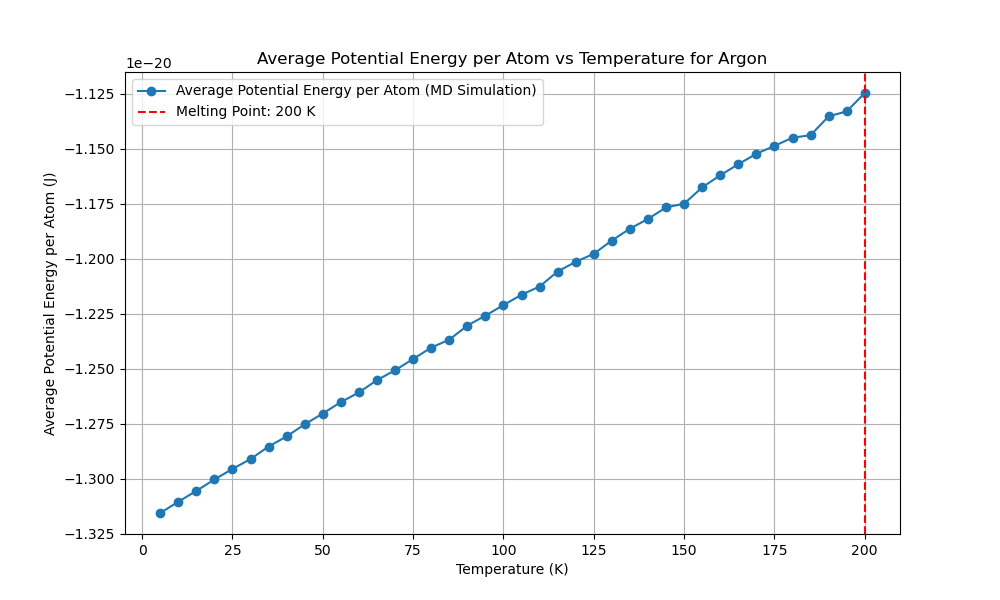

Generate this figure with Python:
import numpy as np
import matplotlib.pyplot as plt
from scipy.optimize import minimize
from multiprocessing import Pool
import time
from reportlab.lib.pagesizes import letter
from reportlab.pdfgen import canvas
from tqdm import tqdm
from numba import njit, prange
import logging
import os

# Get the directory of the current script
script_dir = os.path.dirname(os.path.abspath(__file__))
script_base_name = os.path.splitext(os.path.basename(__file__))[0]

# Set up logging with the script's base name and directory
log_file_path = os.path.join(script_dir, f'{script_base_name}.log')
logging.basicConfig(filename=log_file_path, 
            level=logging.INFO, format='%(asctime)s:%(levelname)s:%(message)s')

EPSILON = 1.654017502e-21  
SIGMA = 3.405e-10  
MASS = 6.63e-26  
K_B = 1.38e-23 

def create_fcc_lattice(a, n):
    """Create an FCC lattice."""
    base = np.array([[0, 0, 0],
                     [0.5, 0.5, 0], [0.5, 0, 0.5], [0, 0.5, 0.5]])
    positions = np.zeros((n**3 * 4, 3))
    index = 0
    for x in range(n):
        for y in range(n):
            for z in range(n):
                offset = np.array([x, y, z])
                for b in base:
                    positions[index] = (offset + b) * a
                    index += 1
    return positions

@njit
def lennard_jones(r2):
    """Calculate the Lennard-Jones potential and force."""
    r6 = (SIGMA ** 2 / r2) ** 3
    r12 = r6 ** 2
    potential = 4 * EPSILON * (r12 - r6)
    force = 24 * EPSILON * (2 * r12 - r6) / r2
    return potential, force

@njit
def apply_pbc(position, box_length):
    """Apply periodic boundary conditions."""
    return position - box_length * np.round(position / box_length)

@njit
def custom_norm(arr, axis=1):
    """Compute the norm along a specified axis."""
    if axis == 1:
        return np.sqrt(np.sum(arr**2, axis=1))
    elif axis == 0:
        return np.sqrt(np.sum(arr**2, axis=0))
    else:
        raise ValueError("Invalid axis")

@njit(parallel=True)
def compute_forces(positions, box_length):
    """Compute forces using Lennard-Jones potential with PBC."""
    N = len(positions)
    forces = np.zeros_like(positions)
    potential_energy = 0.0

    for i in prange(N):
        for j in range(i + 1, N):
            r_vec = apply_pbc(positions[i] - positions[j], box_length)
            r2 = np.dot(r_vec, r_vec)
            if r2 < (2.5 * SIGMA) ** 2:
                potential, force = lennard_jones(r2)
                f = force * r_vec
                forces[i] += f
                forces[j] -= f
                potential_energy += potential
                
    return forces, potential_energy

@njit
def velocity_verlet_adaptive(positions,
            velocities, forces, dt, box_length, max_force_threshold=1e-9):
    """Velocity-Verlet integration with adaptive time step."""
    new_positions = positions + velocities * dt + 0.5 * forces * dt**2 / MASS
    new_positions = apply_pbc(new_positions, box_length)
    new_forces, _ = compute_forces(new_positions, box_length)
    max_force = np.max(custom_norm(new_forces, axis=1))
    
    if max_force > max_force_threshold:
        dt = max(0.9 * dt * (max_force_threshold / max_force)**0.5, 1e-16)
    
    new_velocities = velocities + 0.5 * (forces + new_forces) * dt / MASS
    return new_positions, new_velocities, new_forces, dt

@njit
def standard_verlet_adaptive(positions,
    velocities, forces, dt, box_length, max_force_threshold=1e-9):
    """Standard Verlet integration with adaptive time step."""
    new_positions = positions + velocities * dt + 0.5 * forces * dt**2 / MASS
    new_positions = apply_pbc(new_positions, box_length)
    new_forces, _ = compute_forces(new_positions, box_length)
    max_force = np.max(custom_norm(new_forces, axis=1))

    if max_force > max_force_threshold:
        dt = max(0.9 * dt * (max_force_threshold / max_force)**0.5, 1e-16)

    new_velocities = velocities + new_forces * dt / MASS
    return new_positions, new_velocities, new_forces, dt

@njit
def leapfrog_verlet_adaptive(positions,
    velocities, forces, dt, box_length, max_force_threshold=1e-9):
    """Leapfrog Verlet integration with adaptive time step."""
    half_dt = 0.5 * dt
    velocities_half = velocities + forces * half_dt / MASS
    new_positions = positions + velocities_half * dt
    new_positions = apply_pbc(new_positions, box_length)
    new_forces, _ = compute_forces(new_positions, box_length)
    max_force = np.max(custom_norm(new_forces, axis=1))

    if max_force > max_force_threshold:
        dt = max(0.9 * dt * (max_force_threshold / max_force)**0.5, 1e-16)

    new_velocities = velocities_half + new_forces * half_dt / MASS
    return new_positions, new_velocities, new_forces, dt




def adaptive_equilibration(positions, velocities, forces, dt, box_length,
                           verlet_algorithm, initial_equilibration_window=500,
                           initial_threshold=5e-22, min_threshold=5e-25,
                           max_threshold=5e-20, max_steps=100000):
    """Perform adaptive equilibration with dynamic threshold and window adjustment."""
    equilibration_steps = 0
    window_size = initial_equilibration_window
    recent_potential_energies = np.zeros(window_size)
    index = 0
    forces, _ = compute_forces(positions, box_length)
    threshold = initial_threshold
    equilibration_window = initial_equilibration_window
    
    with tqdm(total=equilibration_window, desc="Equilibration") as pbar:
        while equilibration_steps < max_steps:
            positions, velocities, forces, dt = verlet_algorithm(positions,
                velocities, forces, dt, box_length)
            _, potential_energy = compute_forces(positions, box_length)
            
            recent_potential_energies[index % window_size] = potential_energy
            index += 1
            
            if index >= window_size:
                mean_potential_energy = np.mean(recent_potential_energies)
                std_potential_energy = np.std(recent_potential_energies)
                logging.info(f"((len(recent_p_energies) > equiwindow)) STD: {std_potential_energy:.5e}, MEAN: {mean_potential_energy:.5e}")

                # Dynamically adjust the threshold based on the standard deviation
                if std_potential_energy > threshold:
                    threshold = min(threshold * 1.5, max_threshold)
                    new_window_size = min(int(window_size * 1.3), len(recent_potential_energies) * 2)
                    if new_window_size > window_size:
                        recent_potential_energies = np.resize(recent_potential_energies, new_window_size)
                        window_size = new_window_size
                    logging.info(f"((std_potential_energy > threshold)) threshold: {threshold:.5e}, MEAN: {mean_potential_energy:.5e}")
                else:
                    threshold = max(threshold * 0.98, min_threshold)
                    logging.info(f"((std_potential_energy < threshold)) threshold: {threshold:.5e}, MEAN: {mean_potential_energy:.5e}")

                if std_potential_energy < threshold and np.abs(potential_energy - mean_potential_energy) < threshold:
                    logging.info(f"Equilibration completed in {equilibration_steps} steps with dt={dt:.2e}")
                    break
                
                pbar.update(1)
            equilibration_steps += 1
            if equilibration_steps % 1000 == 0:
                logging.info(f"Step {equilibration_steps}: Potential Energy = {potential_energy:.5e}, dt = {dt:.2e}")
    
    return positions, velocities, forces, dt, equilibration_steps




def run_md_for_temperature(T, seed, verlet_algorithm,
                           dt, sampling_steps=60000):
    """Run MD simulation for a single temperature using the specified Verlet algorithm."""
    np.random.seed(seed)
    a = 5.26e-10  # Initial guess for the lattice parameter
    n = 3  # Number of unit cells in each dimension
    positions = create_fcc_lattice(a, n)
    box_length = n * a  # Length of the simulation box
    N = len(positions)
    
   
    velocities = np.random.randn(N, 3) * np.sqrt(K_B * 5 / MASS)
    forces, _ = compute_forces(positions, box_length)

    # Rescale velocities to the desired temperature
    current_temperature = np.sum(MASS * np.sum(velocities**2, axis=1)) / (3 * N * K_B)
    scale_factor = np.sqrt(T / current_temperature)
    velocities *= scale_factor

    # Adaptive equilibration
    positions, velocities, forces, dt, equilibration_steps = adaptive_equilibration(
        positions, velocities, forces,
        dt, box_length, verlet_algorithm)

    logging.info(f"Equilibration steps: {equilibration_steps}")

    print(f"Equilibration steps: {equilibration_steps}")

    potential_energy = 0
    initial_total_energy = 0
    count = 0
    total_energy_drift = 0

    with tqdm(total=sampling_steps, desc="Progress") as pbar:
        potential_energy = 0
        count = 0
        total_energy_drift = 0
        initial_total_energy = None
    
        for step in range(sampling_steps):
            positions, velocities, forces, dt = verlet_algorithm(
                positions, velocities, forces, dt, box_length
            )
            kinetic_energy = 0.5 * MASS * np.sum(velocities**2)
            _, potential_energy_step = compute_forces(positions, box_length)
            total_energy = kinetic_energy + potential_energy_step
            potential_energy += potential_energy_step
    
            if step == 0:
                initial_total_energy = total_energy
    
            total_energy_drift += abs(total_energy - initial_total_energy)
            count += 1
            pbar.update(1)
            if step % 1000 == 0:
                logging.info(f"Step {step}: Kinetic Energy = {kinetic_energy:.5e}, Potential Energy = {potential_energy_step:.5e}, Total Energy = {total_energy:.5e}")
        
        average_potential_energy = potential_energy / count / N  
        energy_drift = total_energy_drift / count
    
    return dt, average_potential_energy, energy_drift

def potential_energy_for_lattice(a):
    """Calculate potential energy for a given lattice parameter."""
    positions = create_fcc_lattice(a, 3)
    box_length = 3 * a
    _, potential_energy = compute_forces(positions, box_length)
    return potential_energy

def optimize_lattice_parameter():
    """Optimize the lattice parameter."""
    initial_guesses = np.linspace(5e-10, 6e-10, 1000)
    results = [minimize(potential_energy_for_lattice,
                        [guess], bounds=[(5e-10, 6e-10)]) for
               guess in initial_guesses]
    best_result = min(results, key=lambda x: x.fun)
    return best_result.x[0]

def test_time_steps(T, seed, verlet_algorithm,
                    time_steps, sampling_steps=60000):
    """Test different time steps."""
    with Pool(16) as pool:
        args = [(T, seed, verlet_algorithm,
                 dt, sampling_steps) for dt in time_steps]
        results = pool.starmap(run_md_for_temperature, args)
    return results

def run_preliminary_steps_parallel(temperatures, seeds,
                   verlet_algorithms, algorithm_names, 
               time_steps, preliminary_steps):
    """Run preliminary steps sequentially."""
    results = []
    for alg in verlet_algorithms:
        alg_results = []
        for T, seed, dt in zip(temperatures, seeds, time_steps):
            result = run_md_for_temperature(T, seed, alg,
                                            dt, preliminary_steps)
            alg_results.append(result)
        results.append(alg_results)
    
    potential_energies_per_algorithm = []
    energy_drifts_per_algorithm = []
    best_time_steps = []

    for i, alg_results in enumerate(results):
        if len(alg_results) == 0:
            print(f"No results for algorithm {algorithm_names[i]}")  
            logging.warning(f"No results for algorithm {algorithm_names[i]}")
            
            continue
        potential_energies = [res[1] for res in alg_results]
        energy_drifts = [res[2] for res in alg_results]
        best_time_step = time_steps[np.argmin([res[2] for res in alg_results])]
        
        potential_energies_per_algorithm.append(np.mean(potential_energies))
        energy_drifts_per_algorithm.append(np.mean(energy_drifts))
        best_time_steps.append(best_time_step)
    
    return potential_energies_per_algorithm, energy_drifts_per_algorithm, best_time_steps



def find_best_sampling_steps(T, seed, verlet_algorithm,
                time_step, sampling_step_range):
    """Find the best sampling steps."""
    results = []
    for sampling_steps in sampling_step_range:
        dt, potential_energy, energy_drift = run_md_for_temperature(T, seed,
                            verlet_algorithm, time_step, sampling_steps)
        results.append((sampling_steps, potential_energy, energy_drift))
    return results






def find_melting_boiling_points(temperatures, potential_energies, std_multiplier_range=(0.0001, 0.005), window_size_ratio_range=(0.1, 0.25), step=0.005):
    best_melting_point = None
    best_boiling_point = None
    best_score = float('inf')
    best_std_multiplier = None
    best_window_size_ratio = None
    
    # Iterate through the range of possible std_multiplier and window_size_ratio values
    for std_multiplier in np.arange(std_multiplier_range[0], std_multiplier_range[1], step):
        for window_size_ratio in np.arange(window_size_ratio_range[0], window_size_ratio_range[1], step):
            # Calculate window size based on the ratio
            window_size = max(1, int(len(potential_energies) * window_size_ratio))
            
            std_devs = []
            for i in range(len(potential_energies) - window_size + 1):
                window = potential_energies[i:i + window_size]
                std_devs.append(np.std(window))
            
            std_devs = np.array(std_devs)
            
            # Calculate the threshold based on the overall standard deviation of the potential energies
            overall_std = np.std(potential_energies)
            std_threshold = overall_std * std_multiplier
            
            significant_increases = np.diff(std_devs) > std_threshold

            melting_point = None
            boiling_point = None

            # Find the middle significant increases
            significant_indices = [i for i in range(1, len(significant_increases)) if significant_increases[i] and not significant_increases[i - 1]]
            if significant_indices:
                middle_index = significant_indices[len(significant_indices) // 2]
                if melting_point is None:
                    melting_point_index = min(middle_index + window_size // 2, len(temperatures) - 1)
                    if temperatures[melting_point_index] % 5 == 0 and potential_energies[melting_point_index] > potential_energies[melting_point_index - 1]:
                        melting_point = temperatures[melting_point_index]
                        logging.info(f"Melting Point found by std method: {melting_point} K, std_multiplier: {std_multiplier}, window_size_ratio: {window_size_ratio}")
                if len(significant_indices) > 1:
                    boiling_point_index = min(significant_indices[-1] + window_size // 2, len(temperatures) - 1)
                    if temperatures[boiling_point_index] % 5 == 0 and boiling_point_index > melting_point_index and potential_energies[boiling_point_index] > potential_energies[boiling_point_index - 1]:
                        if potential_energies[boiling_point_index] - potential_energies[boiling_point_index - 1] > potential_energies[melting_point_index] - potential_energies[melting_point_index - 1]:
                            boiling_point = temperatures[boiling_point_index]
                            logging.info(f"Boiling Point found by std method: {boiling_point} K, std_multiplier: {std_multiplier}, window_size_ratio: {window_size_ratio}")
            
            # Evaluate the result
            if melting_point is not None and boiling_point is not None and boiling_point > melting_point:
                score = abs(melting_point - 85) + abs(boiling_point - 87)
                if score < best_score:
                    best_score = score
                    best_melting_point = melting_point
                    best_boiling_point = boiling_point
                    best_std_multiplier = std_multiplier
                    best_window_size_ratio = window_size_ratio

    # Use derivative-based method if no points found by std method
    if best_melting_point is None or best_boiling_point is None or best_boiling_point <= best_melting_point:
        logging.info("No points found by std method, using derivative method ...")
        first_derivative = np.gradient(potential_energies, temperatures)
        second_derivative = np.gradient(first_derivative, temperatures)

        best_melting_point = temperatures[np.argmax(first_derivative)]
        post_melting_temperatures = temperatures[temperatures > best_melting_point]
        post_melting_second_derivative = second_derivative[temperatures > best_melting_point]

        if post_melting_temperatures.size > 0 and post_melting_second_derivative.size > 0:
            best_boiling_point = post_melting_temperatures[np.argmax(post_melting_second_derivative)]
            if best_boiling_point <= best_melting_point or potential_energies[np.argmax(post_melting_second_derivative) + np.argmax(first_derivative)] <= potential_energies[np.argmax(post_melting_second_derivative) + np.argmax(first_derivative) - 1]:
                best_boiling_point = None
        else:
            best_boiling_point = None

        logging.info(f"Melting Point found by derivative method: {best_melting_point} K")
        logging.info(f"Boiling Point found by derivative method: {best_boiling_point} K")

    logging.info(f"Best std_multiplier: {best_std_multiplier}")
    logging.info(f"Best window_size_ratio: {best_window_size_ratio}")

    return best_melting_point, best_boiling_point














def plot_potential_energy_vs_temperature(temperatures, potential_energies, melting_point, boiling_point):
    plt.figure(figsize=(10, 6))
    plt.plot(temperatures, potential_energies, marker='o', linestyle='-', label='Average Potential Energy (MD Simulation)')
    plt.xlabel('Temperature (K)')
    plt.ylabel('Average Potential Energy (J)')
    plt.title('Average Potential Energy vs Temperature for Argon')

    if melting_point is not None:
        plt.axvline(melting_point, color='r', linestyle='--', label=f'Melting Point: {melting_point} K')
    if boiling_point is not None:
        plt.axvline(boiling_point, color='g', linestyle='--', label=f'Boiling Point: {boiling_point} K')
    
    plt.legend()
    plt.grid(True)
    plt.show()







def generate_pdf_report(melting_point, boiling_point, a_opt, temperatures, potential_energies, runtime, best_algorithm_name, best_time_step, reason):
    script_base_name = os.path.splitext(os.path.basename(__file__))[0]
    filename = os.path.join(script_dir, f"{script_base_name}.pdf")
    plot_filename = os.path.join(script_dir, f"{script_base_name}.png")

    c = canvas.Canvas(filename, pagesize=letter)
    width, height = letter

    c.drawString(50, height - 50, "Molecular Dynamics Simulation Report")
    c.drawString(50, height - 70, f"Optimized Lattice Parameter: {a_opt:.4e} m")
    if melting_point is not None:
        c.drawString(50, height - 90, f"Melting Point: {melting_point} K")
    if boiling_point is not None:
        c.drawString(50, height - 110, f"Boiling Point: {boiling_point} K")
    c.drawString(50, height - 130, f"Total Runtime: {runtime:.2f} seconds")
    c.drawString(50, height - 150, f"Best Verlet Algorithm: {best_algorithm_name}")
    c.drawString(50, height - 170, f"Best Time Step: {best_time_step:.2e} s")

    reason_text = f"Reason: {reason}"
    max_chars_per_line = 78
    wrapped_reason = "\n".join([reason_text[i:i + max_chars_per_line] for i in range(0, len(reason_text), max_chars_per_line)])
    for i, line in enumerate(wrapped_reason.split('\n')):
        c.drawString(50, height - 190 - i * 20, line)

    plt.figure(figsize=(10, 6))
    plt.plot(temperatures, potential_energies, marker='o', linestyle='-', label='Average Potential Energy per Atom (MD Simulation)')
    plt.xlabel('Temperature (K)')
    plt.ylabel('Average Potential Energy per Atom (J)')
    plt.title('Average Potential Energy per Atom vs Temperature for Argon')
    if melting_point is not None:
        plt.axvline(melting_point, color='r', linestyle='--', label=f'Melting Point: {melting_point} K')
    if boiling_point is not None:
        plt.axvline(boiling_point, color='g', linestyle='--', label=f'Boiling Point: {boiling_point} K')
    plt.legend()
    plt.grid(True)
    plt.savefig(plot_filename)
    plt.close()

    try:
        c.drawImage(plot_filename, 50, 200, width=500, height=300)
    except FileNotFoundError:
        logging.error(f"File {plot_filename} not found. Skipping image in the PDF report.")

    c.save()



def main():
    """Main function to run the MD simulation."""
    start_time = time.time()

    a_opt = optimize_lattice_parameter()
    print(f"Optimized lattice parameter: {a_opt}")
    logging.info(f"Optimized lattice parameter: {a_opt}")

    temperatures = np.arange(5, 205, 5)
    preliminary_temperatures = np.arange(5, 205, 15)

    time_steps = [
        1e-15, 5e-16, 1e-16, 5e-15
    ]

    seeds = np.random.randint(0, 10000, len(temperatures))
    preliminary_seeds = np.random.randint(0, 10000, len(preliminary_temperatures))

    verlet_algorithms = [
        velocity_verlet_adaptive,
        standard_verlet_adaptive,
        leapfrog_verlet_adaptive
    ]
    algorithm_names = [
        "Velocity-Verlet (Adaptive)",
        "Standard Verlet (Adaptive)",
        "Leapfrog Verlet (Adaptive)"
    ]

    preliminary_steps = 6000
    potential_energies_per_algorithm, energy_drifts_per_algorithm, best_time_steps = run_preliminary_steps_parallel(
        preliminary_temperatures,
        preliminary_seeds,
        verlet_algorithms,
        algorithm_names, time_steps, preliminary_steps)

    if not potential_energies_per_algorithm or not energy_drifts_per_algorithm or not best_time_steps:
        print("Error: No valid preliminary results obtained.")
        logging.error("No valid preliminary results obtained.")
        return

    best_algorithm_index = np.argmin([pe + ed for pe, ed in zip(potential_energies_per_algorithm, energy_drifts_per_algorithm)])
    best_verlet_algorithm = verlet_algorithms[best_algorithm_index]
    best_algorithm_name = algorithm_names[best_algorithm_index]
    best_time_step = best_time_steps[best_algorithm_index]
    reason = (f"Lowest average potential energy ({potential_energies_per_algorithm[best_algorithm_index]:.2e} J) "
              f"and minimal energy drift ({energy_drifts_per_algorithm[best_algorithm_index]:.2e} J) "
              f"during preliminary simulation.")
    print(f"Best Verlet algorithm: {best_algorithm_name}")
    print(f"Best time step: {best_time_step}")

    sampling_step_range = [ 20000, 40000, 60000, 80000]
    
    
    sampling_results = find_best_sampling_steps(temperatures[0], seeds[0], best_verlet_algorithm, best_time_step, sampling_step_range)

    for sampling_steps, potential_energy, energy_drift in sampling_results:
        print(f"Sampling steps: {sampling_steps}, Potential energy: {potential_energy:.2e} J, Energy drift: {energy_drift:.2e} J")
        logging.info(f"Sampling steps: {sampling_steps}, Potential energy: {potential_energy:.2e} J, Energy drift: {energy_drift:.2e} J")

    best_sampling_steps = min(sampling_results, key=lambda x: x[2])[0]
    print(f"Best sampling steps: {best_sampling_steps}")
    logging.info(f"Best sampling steps: {best_sampling_steps}")

    with Pool(16) as pool:
        results = pool.starmap(run_md_for_temperature, [(T, seed, best_verlet_algorithm, best_time_step, best_sampling_steps) for T, seed in zip(temperatures, seeds)])

    dts, potential_energies, energy_drifts = zip(*results)

    end_time = time.time()
    runtime = end_time - start_time
    print(f"Runtime: {runtime:.2f} seconds")

    
    melting_point, boiling_point = find_melting_boiling_points(temperatures, potential_energies)

    logging.info(f"Detected Melting Point: {melting_point} K")
    logging.info(f"Detected Boiling Point: {boiling_point} K")

    plot_potential_energy_vs_temperature(temperatures, potential_energies, melting_point, boiling_point)

    generate_pdf_report(melting_point, boiling_point, a_opt, temperatures, potential_energies, runtime, best_algorithm_name, best_time_step, reason)


if __name__ == "__main__":
    main()
